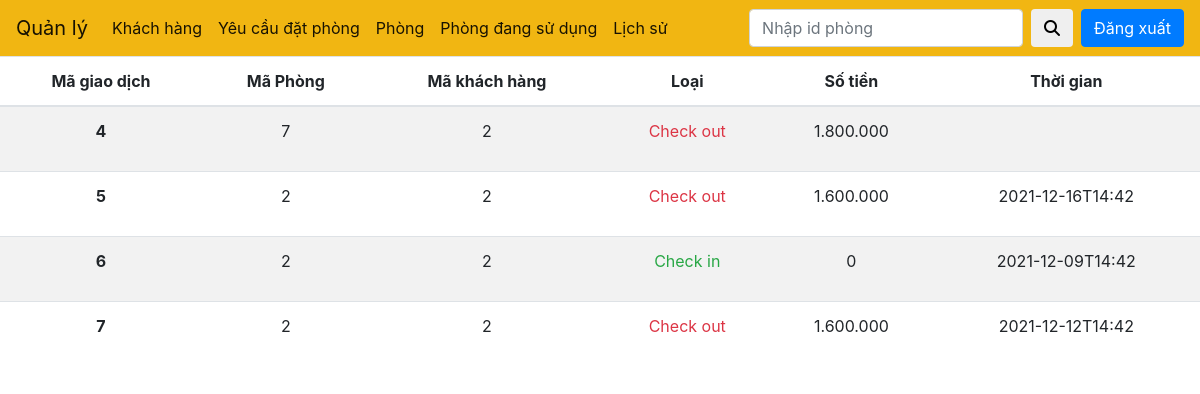
/track.php, run on the app's committed database.
### tables this page shows
CREATE TABLE `tracking` (
  `id` int(11) NOT NULL,
  `roomID` int(11) DEFAULT NULL,
  `userID` int(11) DEFAULT NULL,
  `timee` varchar(255) DEFAULT NULL,
  `type` varchar(10) DEFAULT NULL,
  `price` varchar(255) DEFAULT NULL
);

### track.php (the view, shortened to what this page needs)
<!DOCTYPE html>
<html lang="en">
<head>
    <link rel="stylesheet" href="https://maxcdn.bootstrapcdn.com/bootstrap/4.0.0/css/bootstrap.min.css">
    <link rel="stylesheet" href="style.css">
</head>
<body>
    <nav class="navbar navbar-expand-lg navbar-light">
        <a class="navbar-brand" href="#">Quản lý</a>
        <div class="collapse navbar-collapse" id="navbarSupportedContent">
          <ul class="navbar-nav mr-auto">
          <li class="nav-item active">
              <a class="nav-link" href="admin.php">Khách hàng</a>
            </li>
            <li class="nav-item active">
              <a class="nav-link" href="yeucau.php">Yêu cầu đặt phòng</a>
            </li>
            <li class="nav-item active">
                <a class="nav-link" href="p.php">Phòng</a>
            </li>
            <li class="nav-item active">
              <a class="nav-link" href="sudung.php">Phòng đang sử dụng</a>
            </li>
            <li class="nav-item active">
              <a class="nav-link" href="track.php">Lịch sử</a>
            </li>
          </ul>
            <form class="d-flex mr-2" action="track.php">
              <input type="text" name="search" id="search" placeholder="Nhập id phòng" class="form-control">
              <button type="submit" class="btn ml-2">
                <i class="fas fa-search"></i>
              </button>
            </form>
            <a href="logOut.php"><button class="btn btn-primary">Đăng xuất</button></a>
        </div>
    </nav>
    <main>
      <table class="table table-striped">
        <thead>
          <tr>
            <th class="text-center" scope="col">Mã giao dịch</th>
            <th class="text-center" scope="col">Mã Phòng</th>
            <th class="text-center" scope="col">Mã khách hàng</th>
            <th class="text-center" scope="col">Loại</th>
            <th class="text-center" scope="col">Số tiền</th>
            <th class="text-center" scope="col">Thời gian</th>
          </tr>
        </thead>
        <tbody>
        <?php
          if(isset($_GET['search'])){
            $search = $_GET["search"];
            $conn = mysqli_connect("localhost","root","","quanLyKhachSan");
            $q = "select * from tracking where id = $search";
            $rs = mysqli_query($conn,$q);
            while($row = mysqli_fetch_assoc($rs)){
              ?>
                <tr>
                  <th class="text-center"><?php echo $row["id"] ?></th>
                  <td class="text-center"><?php echo $row["roomID"] ?></td>
                  <td class="text-center"><?php echo $row["userID"] ?></td>
                  <td class="text-center"><?php
                    if($row["type"] == 'out'){
                      ?>
                        <p class="text-danger">Check out</p>
                      <?php
                    }else{
                      ?>
                        <p class="text-success">Check in</p>
                      <?php
                    }
                    ?>
                    <td class="text-center"><?php echo $row["price"] ?></td>
                  <td class="text-center"><?php echo $row["timee"] ?></td>
              <?php
            }
          ?>
          <?php
          }else{
            $conn = mysqli_connect("localhost","root","","quanLyKhachSan");
            $q = "select * from tracking";
            $rs = mysqli_query($conn,$q);
            while($row = mysqli_fetch_assoc($rs)){
              ?>
                <tr>
                  <th class="text-center"><?php echo $row["id"] ?></th>
                  <td class="text-center"><?php echo $row["roomID"] ?></td>
                  <td class="text-center"><?php echo $row["userID"] ?></td>
                  <td class="text-center"><?php
                    if($row["type"] == 'out'){
                      ?>
                        <p class="text-danger">Check out</p>
                      <?php
                    }else{
                      ?>
                        <p class="text-success">Check in</p>
                      <?php
                    }
                    ?>
                    <td class="text-center"><?php echo $row["price"] ?></td>
                    <td class="text-center"><?php echo $row["timee"] ?></td>
              <?php
            }
          ?>
          <?php
          }
          ?>
        </tbody>
      </table>
    </main>
</body>
</html>

### style.css (style rules this page uses)
* { padding: 0; margin: 0; box-sizing: border-box; }
html { font-family: 'Roboto', sans-serif; }
nav { background-color: rgb(241, 182, 18); padding: 10px 12px; }

### data on the page
tracking: id "4", roomID "7", userID "2", type "Check out", price "1.800.000"
tracking: id "5", roomID "2", userID "2", type "Check out", price "1.600.000", timee "2021-12-16T14:42"
tracking: id "6", roomID "2", userID "2", type "Check in", price "0", timee "2021-12-09T14:42"
tracking: id "7", roomID "2", userID "2", type "Check out", price "1.600.000", timee "2021-12-12T14:42"
